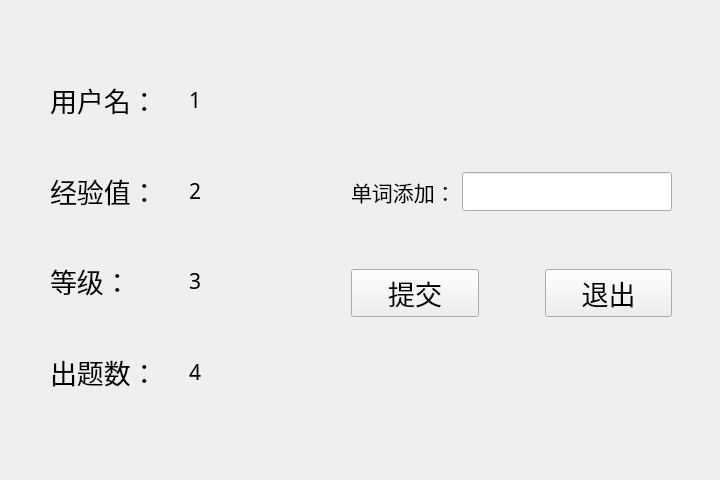
<?xml version="1.0" encoding="UTF-8"?>
<ui version="4.0">
 <class>addWordPage</class>
 <widget class="QWidget" name="addWordPage">
  <property name="geometry">
   <rect>
    <x>0</x>
    <y>0</y>
    <width>720</width>
    <height>480</height>
   </rect>
  </property>
  <property name="windowTitle">
   <string>Form</string>
  </property>
  <widget class="QWidget" name="">
   <property name="geometry">
    <rect>
     <x>50</x>
     <y>80</y>
     <width>271</width>
     <height>312</height>
    </rect>
   </property>
   <layout class="QVBoxLayout" name="verticalLayout">
    <item>
     <layout class="QHBoxLayout" name="horizontalLayout">
      <item>
       <widget class="QLabel" name="label">
        <property name="font">
         <font>
          <family>华文行楷</family>
          <pointsize>20</pointsize>
         </font>
        </property>
        <property name="text">
         <string>用户名：</string>
        </property>
       </widget>
      </item>
      <item>
       <widget class="QLabel" name="username">
        <property name="font">
         <font>
          <family>华文行楷</family>
          <pointsize>16</pointsize>
         </font>
        </property>
        <property name="text">
         <string>1</string>
        </property>
       </widget>
      </item>
     </layout>
    </item>
    <item>
     <spacer name="verticalSpacer_3">
      <property name="orientation">
       <enum>Qt::Vertical</enum>
      </property>
      <property name="sizeHint" stdset="0">
       <size>
        <width>20</width>
        <height>40</height>
       </size>
      </property>
     </spacer>
    </item>
    <item>
     <layout class="QHBoxLayout" name="horizontalLayout_2">
      <item>
       <widget class="QLabel" name="label_3">
        <property name="font">
         <font>
          <family>华文行楷</family>
          <pointsize>20</pointsize>
         </font>
        </property>
        <property name="text">
         <string>经验值：</string>
        </property>
       </widget>
      </item>
      <item>
       <widget class="QLabel" name="expNum">
        <property name="font">
         <font>
          <family>华文行楷</family>
          <pointsize>16</pointsize>
         </font>
        </property>
        <property name="text">
         <string>2</string>
        </property>
       </widget>
      </item>
     </layout>
    </item>
    <item>
     <spacer name="verticalSpacer_2">
      <property name="orientation">
       <enum>Qt::Vertical</enum>
      </property>
      <property name="sizeHint" stdset="0">
       <size>
        <width>20</width>
        <height>40</height>
       </size>
      </property>
     </spacer>
    </item>
    <item>
     <layout class="QHBoxLayout" name="horizontalLayout_3">
      <item>
       <widget class="QLabel" name="label_4">
        <property name="font">
         <font>
          <family>华文行楷</family>
          <pointsize>20</pointsize>
         </font>
        </property>
        <property name="text">
         <string>等级：</string>
        </property>
       </widget>
      </item>
      <item>
       <widget class="QLabel" name="rankNum">
        <property name="font">
         <font>
          <family>华文行楷</family>
          <pointsize>16</pointsize>
         </font>
        </property>
        <property name="text">
         <string>3</string>
        </property>
       </widget>
      </item>
     </layout>
    </item>
    <item>
     <spacer name="verticalSpacer">
      <property name="orientation">
       <enum>Qt::Vertical</enum>
      </property>
      <property name="sizeHint" stdset="0">
       <size>
        <width>20</width>
        <height>40</height>
       </size>
      </property>
     </spacer>
    </item>
    <item>
     <layout class="QHBoxLayout" name="horizontalLayout_4">
      <item>
       <widget class="QLabel" name="label_5">
        <property name="font">
         <font>
          <family>华文行楷</family>
          <pointsize>20</pointsize>
         </font>
        </property>
        <property name="text">
         <string>出题数：</string>
        </property>
       </widget>
      </item>
      <item>
       <widget class="QLabel" name="passLevel">
        <property name="font">
         <font>
          <family>华文行楷</family>
          <pointsize>16</pointsize>
         </font>
        </property>
        <property name="text">
         <string>4</string>
        </property>
       </widget>
      </item>
     </layout>
    </item>
   </layout>
  </widget>
  <widget class="QWidget" name="">
   <property name="geometry">
    <rect>
     <x>351</x>
     <y>172</y>
     <width>321</width>
     <height>145</height>
    </rect>
   </property>
   <layout class="QVBoxLayout" name="verticalLayout_2">
    <item>
     <layout class="QHBoxLayout" name="horizontalLayout_6">
      <item>
       <widget class="QLabel" name="label_6">
        <property name="font">
         <font>
          <family>华文行楷</family>
          <pointsize>16</pointsize>
         </font>
        </property>
        <property name="text">
         <string>单词添加：</string>
        </property>
       </widget>
      </item>
      <item>
       <widget class="QLineEdit" name="answerEdit">
        <property name="font">
         <font>
          <family>Times New Roman</family>
          <pointsize>20</pointsize>
         </font>
        </property>
       </widget>
      </item>
     </layout>
    </item>
    <item>
     <spacer name="verticalSpacer_4">
      <property name="orientation">
       <enum>Qt::Vertical</enum>
      </property>
      <property name="sizeHint" stdset="0">
       <size>
        <width>20</width>
        <height>40</height>
       </size>
      </property>
     </spacer>
    </item>
    <item>
     <layout class="QHBoxLayout" name="horizontalLayout_5">
      <item>
       <widget class="QPushButton" name="submitButton">
        <property name="font">
         <font>
          <family>华文行楷</family>
          <pointsize>20</pointsize>
         </font>
        </property>
        <property name="text">
         <string>提交</string>
        </property>
       </widget>
      </item>
      <item>
       <spacer name="horizontalSpacer">
        <property name="orientation">
         <enum>Qt::Horizontal</enum>
        </property>
        <property name="sizeType">
         <enum>QSizePolicy::Fixed</enum>
        </property>
        <property name="sizeHint" stdset="0">
         <size>
          <width>60</width>
          <height>20</height>
         </size>
        </property>
       </spacer>
      </item>
      <item>
       <widget class="QPushButton" name="exitButton">
        <property name="font">
         <font>
          <family>华文行楷</family>
          <pointsize>20</pointsize>
         </font>
        </property>
        <property name="text">
         <string>退出</string>
        </property>
       </widget>
      </item>
     </layout>
    </item>
   </layout>
  </widget>
 </widget>
 <resources/>
 <connections/>
</ui>
